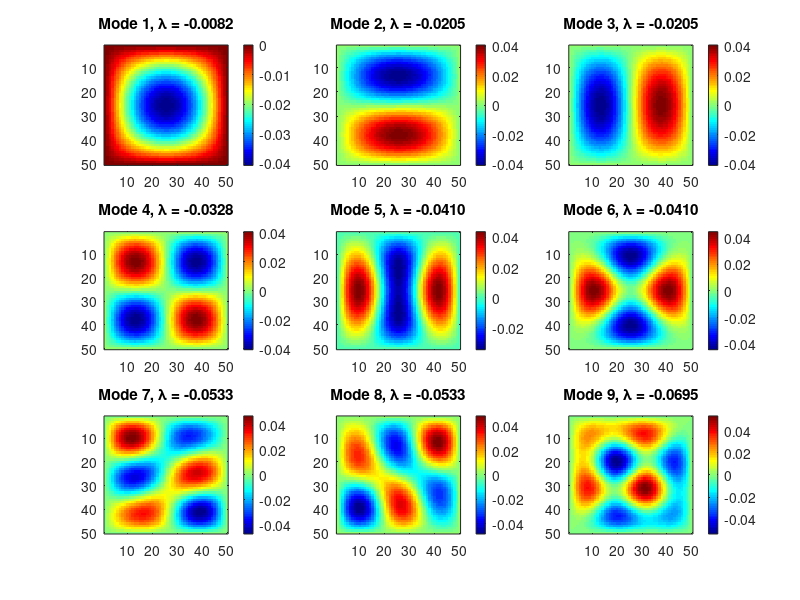

MATLAB code for this plot:
% Grid Size
nx = 50; 
ny = 50; 
N = nx * ny;  % Total number of grid points

% Sparse matrix initialization
G = sparse(N, N);

% Constructing the finite-difference matrix
for i = 1:nx
    for j = 1:ny
        n = j + (i - 1) * ny;  % Convert 2D index to 1D index
        
        if i == 1 || i == nx || j == 1 || j == ny
            % Boundary Condition: u = 0
            G(n, :) = 0;    % Zero out the row
            G(n, n) = 1;    % Set diagonal to 1
        else
            % Interior nodes: Apply 5-point stencil for 2D Laplacian
            G(n, n) = -4;
            G(n, n - 1) = 1;   % Left neighbor
            G(n, n + 1) = 1;   % Right neighbor
            G(n, n - ny) = 1;  % Bottom neighbor
            G(n, n + ny) = 1;  % Top neighbor
        end
    end
end

% Compute the 9 smallest magnitude eigenvalues and eigenvectors
[E, D] = eigs(G, 9, 'SM'); 

% Display the 9 smallest eigenvalues
disp('Smallest 9 Eigenvalues:');
disp(diag(D));

% Plot first few eigenmodes as 2D surfaces
figure;
for k = 1:9
    subplot(3, 3, k);
    imagesc(reshape(E(:, k), ny, nx)); % Reshape eigenvector to 2D
    colormap jet; colorbar;
    title(['Mode ', num2str(k), ', \lambda = ', num2str(D(k, k), '%.4f')]);
end
